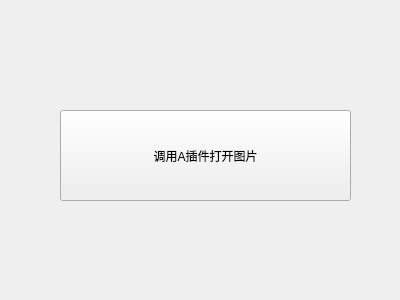
<?xml version="1.0" encoding="UTF-8"?>
<ui version="4.0">
 <class>Widget</class>
 <widget class="QWidget" name="Widget">
  <property name="geometry">
   <rect>
    <x>0</x>
    <y>0</y>
    <width>400</width>
    <height>300</height>
   </rect>
  </property>
  <property name="windowTitle">
   <string>Widget</string>
  </property>
  <widget class="QPushButton" name="pushButtonA">
   <property name="geometry">
    <rect>
     <x>60</x>
     <y>110</y>
     <width>291</width>
     <height>91</height>
    </rect>
   </property>
   <property name="text">
    <string>调用A插件打开图片</string>
   </property>
  </widget>
 </widget>
 <layoutdefault spacing="6" margin="11"/>
 <resources/>
 <connections/>
</ui>
